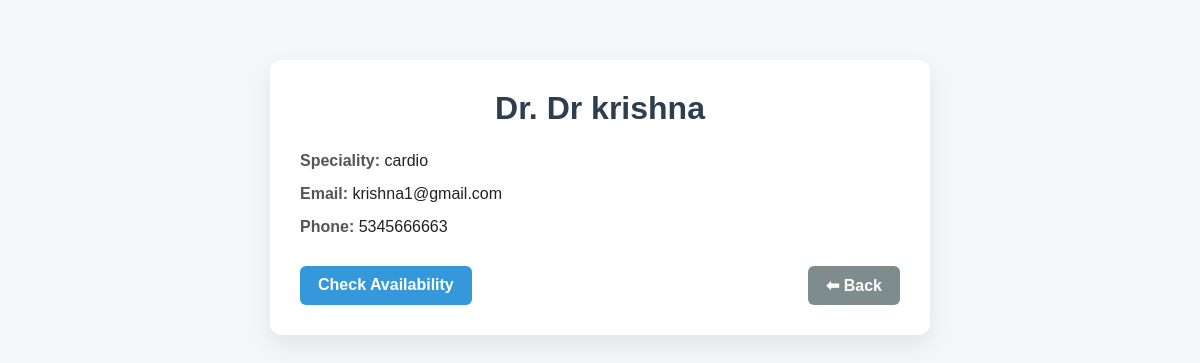
Page /patient/view_details/4 (signed in) on the committed database.
### models.py (models this page shows)
class Doctor(db.Model, UserMixin):
    id = db.Column(db.Integer,primary_key = True, unique=True)
    doc_name = db.Column(db.String(100), nullable=False)
    speciality = db.Column(db.String(100),nullable=False)
    doc_email = db.Column(db.String(100), unique=True, nullable=False)
    doc_phone = db.Column(db.String(10), unique=True, nullable=False)
    doc_password = db.Column(db.String(16), nullable = False)
    department_id = db.Column(db.Integer, db.ForeignKey('department.id'), nullable=False)
    appointments = db.relationship('Appointment', backref='doctor', lazy=True)

### app.py (the view)
@app.route('/patient/view_details/<int:doctor_id>')
@login_required
def view_details(doctor_id):
    doctor = Doctor.query.get_or_404(doctor_id)
    return render_template('./patient/view_details.html', doctor=doctor)

### app.py (called while the page is built)
@loginmanager.user_loader
def load_user(user_id):
     return (
         Admin.query.get(int(user_id)) or
         Doctor.query.get(int(user_id)) or
         Patient.query.get(int(user_id))
     )

### templates/patient/view_details.html (shortened to what this page needs)
<!doctype html>
<html lang="en">
  <head>
  </head>
  <body>
    <div class="container">
      <div class="header">
        <h1>Dr. {{ doctor.doc_name }}</h1>
      </div>
      <div class="info">
        <span class="label">Speciality:</span>
        <span class="value">{{ doctor.speciality }}</span>
      </div>
      <div class="info">
        <span class="label">Email:</span>
        <span class="value">{{ doctor.doc_email }}</span>
      </div>
      <div class="info">
        <span class="label">Phone:</span>
        <span class="value">{{ doctor.doc_phone }}</span>
      </div>
      <div class="actions">
        <a
          href="{{url_for('check_availabity',doctor_id = doctor.id )}}"
          class="btn btn-edit"
        >
          Check Availability
        </a>
        <a href="{{ url_for('department_details', department_id=doctor.department_id) }}" class="btn btn-back">
          ⬅ Back
        </a>
      </div>
    </div>
  </body>
</html>

### templates/patient/view_details.html (style rules this page uses)
body { font-family: Arial, Helvetica, sans-serif; background: #f4f6f8; margin: 0; padding: 0; }
.container { max-width: 600px; margin: 60px auto; background: #ffffff; padding: 30px; border-radius: 12px; box-shadow: 0 10px 25px rgba(0, 0, 0, 0.08); }
.header { text-align: center; margin-bottom: 25px; }
.header h1 { margin: 0; color: #2c3e50; }
.info { margin: 15px 0; font-size: 16px; }
.label { font-weight: bold; color: #555; }
.value { color: #222; }
.actions { display: flex; justify-content: space-between; margin-top: 30px; }
.btn { text-decoration: none; padding: 10px 18px; border-radius: 6px; font-weight: bold; transition: 0.3s; display: inline-block; }
.btn-edit { background: #3498db; color: #fff; }
.btn-back { background: #7f8c8d; color: #fff; }

### rows in the picture
Doctor: doc_name "Dr krishna", speciality "cardio", doc_email "krishna1@gmail.com", doc_phone "5345666663"
